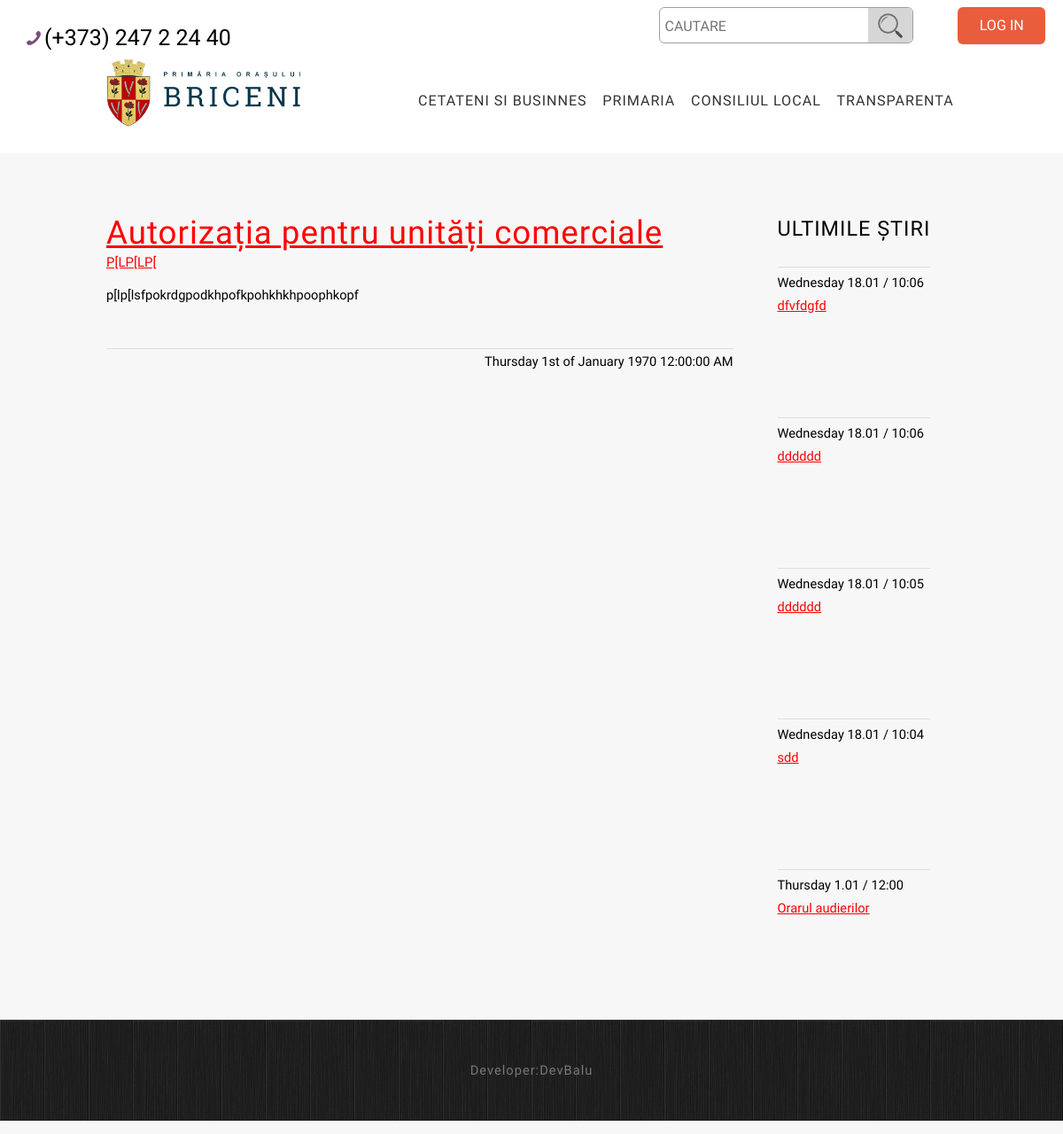
Screenshot of /search.php with the database file from the repository.
### tables this page shows
CREATE TABLE `groups` (
  `id` int(11) NOT NULL,
  `name` varchar(255) NOT NULL,
  `thumbnail` blob NOT NULL,
  `language` varchar(255) NOT NULL
);

CREATE TABLE `posts` (
  `id` int(11) NOT NULL,
  `id_group` int(11) NOT NULL,
  `id_category` int(11) NOT NULL,
  `image_url` varchar(255) NOT NULL,
  `title` varchar(255) NOT NULL,
  `subtitle` varchar(255) NOT NULL,
  `content` text NOT NULL,
  `video` varchar(255) NOT NULL,
  `file_attach_url` varchar(255) NOT NULL,
  `created` int(11) NOT NULL,
  `updated` int(11) NOT NULL,
  `important` tinyint(1) DEFAULT NULL,
  `teg` varchar(255) NOT NULL
);

### search.php (the view, shortened to what this page needs)
<?php
	include "php/connect.php";
	$result = mysqli_query($con, "
		SELECT p.* FROM posts p
		ORDER BY id DESC
		LIMIT 5
		");
	if ($result) {
		$image = '';
		while ($row = $result->fetch_object()) {
			$img = $row->image_url;
			if(!empty($img)){
				$imageteg = '<img src="'. $img .'" style="max-height: 128px;">';
			}else{
				$imageteg = '';
			}
			$datetimelp = '';
			$dtlfpc = $row->created;
			$dtlfpup = $row->updated;
			if(isset($dtlfpup)){
				$datetimelp .= date("l j.m / h:i", $dtlfpup);
			}else{
				$datetimelp .= date("l j.m / h:i", $dtlfpc);
			}
			$image .= '
				<li>
					' . $datetimelp . '
					<div>
						<a href="post.php?id=' . $row->id .'">' .
							$imageteg . '
						<p style="margin-bottom: 0.3rem;">'. $row->title.'</p>
						</a>
					</div>
				</li>
			';
		}
	}
 ?>
<!DOCTYPE HTML>
<html>
	<head>
		<?php include "components/head.php"; ?>
	</head>
	<body class="homepage">
	<?php
		if(!empty($_SESSION['auth'])){
		print '
			<div class="row">
				<div style="float:left; margin: 30px 0 0 30px;">
					<p class="tel" style="padding-left: 20px; font-size: 25px; margin-bottom: 0;">(+373) 247 2 24 40</p>
				</div>
				<div style="float:right; margin-right:20px;">
					<a href="admin.php" class="button">ADMIN</a>
					<a href="logout.php" class="button">LOG OUT</a>
				</div>
				<div id="search" style="padding-left: 0;">
					<form action="php/search.php" method="POST">
						<div>
							<input name="search" type="text" placeholder="CAUTARE"><br>
						</div>
						<button class="cbut"></button>
					</form>
				</div>
			</div>';
		}else{
			print '
				<div class="row">
					<div style="float:left; margin: 30px 0 0 30px;">
						<p class="tel" style="padding-left: 20px; font-size: 25px; margin-bottom: 0;">(+373) 247 2 24 40</p>
					</div>
					<div style="float:right; margin-right: 20px;">
						<a href="auth.php" class="button">LOG IN</a>
					 </div>
					<div id="search" style="padding-left: 0;">
						<form action="php/search.php" method="POST">
							<div>
								<input name="search" type="text" placeholder="CAUTARE"><br>
							</div>
							<button class="cbut"></button>
						</form>
					</div>
				</div>';
		}
	?>
		<?php include "components/navbar.php"; ?>
		<div id="page">
			<div id="main" class="container indexsidebar">
				<div class="row">
					<div class="9u">
						<section style="margin-bottom: 0px;">
						<?php
						$resimp = mysqli_query($con, "
							SELECT p.* FROM posts p
							WHERE important = 1
							ORDER BY id DESC
							LIMIT 1
							");
						if ($resimp) {
							while ($row = $resimp->fetch_object()) {
									?>
									<header style="margin-bottom: 5px;">
										<a href="post.php?id=<?php $row->id?> ">
											<h2 style="margin-top: 5px; text-transform: none; text-decoration: none !important;"><?php print $row->title ?></h2>
											<span class="byline" style="font-size: 15px;"><?php print $row->subtitle ?></span>
										</a>
									</header>
									<p style="height: 70px; overflow: hidden; margin-bottom: 0;"><?php print $row->content ?></p>
									<?php
										$dtc = $row->created;
										$dtup = $row->updated;
										if(isset($dtup)){
											print '<p style="padding-top: 5px; float: right;">' . date("l jS \of F Y h:i:s A", $dtup) . ' </p>';
										}else{
											print '<p style="padding-top: 5px; float: right;">' . date("l jS \of F Y h:i:s A", $dtc) . ' </p>';
										}
									?>
						</section>
								<?php
								;}
						} ?>
								<div class="divider" style="width: 100%; border-bottom: 1px solid #ddd; margin: 2px 0px;"></div>
					</div>
					<div class="3u" >
						<section class="sidebar">
							<header>
								<h2>ultimile știri</h2>
							</header>
							<ul class="style2">
							<?php print $image; ?>
							</ul>
						</section>
					</div>
			</div>
		</div>
		<?php include "components/copyright.php"; ?>
	</body>
</html>

### components/navbar.php (shortened to what this page needs)
<div id="header">
	<div class="container">
			<div class="row">
				<a href="index.php"><div id="logo" class="3u"><img src="images/logo.jpg"></div></a>
			</div>
			<nav id="nav">
				<ul>
				<?php
					include "php/connect.php";
						$result = mysqli_query($con, "SELECT g.* FROM groups g");
						if ($result) {
							while ($row = $result->fetch_object()) {
								print '<li><a href="group.php?id=' . $row->id .'">'. $row->name .'</a></li>';
							}
						}
				?>
				</ul>
			</nav>
	</div>
</div>

### css/style.css (style rules this page uses)
body { background: rgba(221, 221, 221, 0.09); }
body,input,textarea,select { font-family: 'Roboto Condensed', sans-serif; font-weight: 300; font-size: 11pt; line-height: 1.75em; }
h1,h2,h3,h4,h5,h6 { letter-spacing: 1px; text-transform: uppercase; font-weight: 300; }
a { color: #ff0000; }
p, ul, ol, dl, table { margin-bottom: 1em; }
header { margin-bottom: 2em; line-height: 1.7em; }
header h2 { font-size: 2.5em; }
header .byline { display: block; margin: 0.5em 0 0 0; padding: 0 0 0.5em 0; text-transform: uppercase; font-size: 1.4em; }
section, article { margin-bottom: 3em; }
section > :last-child, article > :last-child { margin-bottom: 0; }
section:last-child, article:last-child { margin-bottom: 0; }
ul.style2 { margin: 0; padding: 0; list-style: none; }
ul.style2 li { padding: 0.4em 0em 0.4em 0em; border-top: 1px solid; border-color: rgba(0,0,0,.1); min-height: 160px; margin-bottom: 10px; }
.button { position: relative; display: inline-block; margin-top: 0.5em; padding: 0.50em 1.5em; background: #e95d3c; border-radius: 6px; text-decoration: none; text-transform: uppercase; font-size: 1.1em; color: #FFF; -moz-transition: color 0.35s ease-in-out, background-color 0.35s ease-in-out; -webkit-transition: color 0.35s ease-in-out, background-color 0.35s ease-in-out; -o-transition: color 0.35s ease-in-out, background-color 0.35s ease-in-out; -ms-transition: color 0.35s ease-in-out, background-color 0.35s ease-in-out; transition: color 0.35s ease-in-out, background-color 0.35s ease-in-out; cursor: pointer; }
#header { position: relative; background: #FFF; }
#header .container { position: relative; padding: 4em 0em; }
#logo { position: absolute; left: 0em; top: 0.7em; }
#logo img { max-width: 100%; }
#nav { position: absolute; right: 0em; top: 2.2em; }
#nav > ul > li { float: left; }
#nav > ul > li:last-child { padding-right: 0; }
#nav > ul > li > a, #nav > ul > li > span { display: block; margin-left: 0.7em; padding: 0.80em 0.2em; letter-spacing: 0.06em; text-decoration: none; text-transform: uppercase; font-size: 1.1em; outline: 0; color: #333; }
.tel { background: url(../images/tel.png) no-repeat left center; }
#page { position: relative; background: rgba(221, 221, 221, 0.23); }
#main { border-top: 1px solid; border-color: rgba(0,0,0,.2); }
.sidebar { float: left; margin: 5px 50px; min-height: 300px; }
.sidebar header h2 { font-size: 1.6em; }
.indexsidebar .sidebar { margin: 0px; }
#search { float: right; border: 1px solid #9e9e9e; height: 41px; border-radius: 6px; margin: 8px 0 0 0px; }
#search div { float: left; }
#search .cbut { border-radius: 0 6px 6px 0; display: inline-block; border: none; margin-left: 10px; background: url(../images/img/search.png) no-repeat center center; background-color: rgba(0, 0, 0, 0.16);; text-decoration: none; text-transform: uppercase; color: #FFF; -moz-transition: color 0.35s ease-in-out, background-color 0.35s ease-in-out; -webkit-transition: color 0.35s ease-in-out, background-color 0.35s ease-in-out; -o-transition: color 0.35s ease-in-out, background-color 0.35s ease-in-out; -ms-transition: color 0.35s ease-in-out, background-color 0.35s ease-in-out; transition: color 0.35s ease-in-out, background-color 0.35s ease-in-out; cursor: pointer; height: 39px; width: 50px; }
#search div input { padding-left: 5px !important; background-color: transparent; border: none; border-radius: 0; outline: none; height: 40px; width: 100%; font-size: 1rem; padding: 0; ` box-shadow: none; box-sizing: content-box; transition: all 0.3s; }

### css/style-desktop.css (style rules this page uses)
body,input,textarea,select { font-size: 11pt; }
#page { padding: 1em 0em 6em 0em; }
.homepage #page { padding: 1em 0em; }
#main { margin-top: 3em; border-top: none; }
.homepage #main { margin-top: 4em; }

### rows the page displays
groups: name "CETATENI SI BUSINNES"
groups: name "PRIMARIA"
groups: name "CONSILIUL LOCAL"
groups: name "TRANSPARENTA"
posts: title "Autorizația pentru unități comerciale", subtitle "P[LP[LP[", content "p[lp[lsfpokrdgpodkhpofkpohkhkhpoophkopf", updated "Thursday 1st of January 1970 12:00:00 AM"
posts: updated "Wednesday 18.01 / 10:06", title "dfvfdgfd"
posts: updated "Wednesday 18.01 / 10:06", title "dddddd"
posts: updated "Wednesday 18.01 / 10:05", title "dddddd"
posts: updated "Wednesday 18.01 / 10:04", title "sdd"
posts: updated "Thursday 1.01 / 12:00", title "Orarul audierilor"
